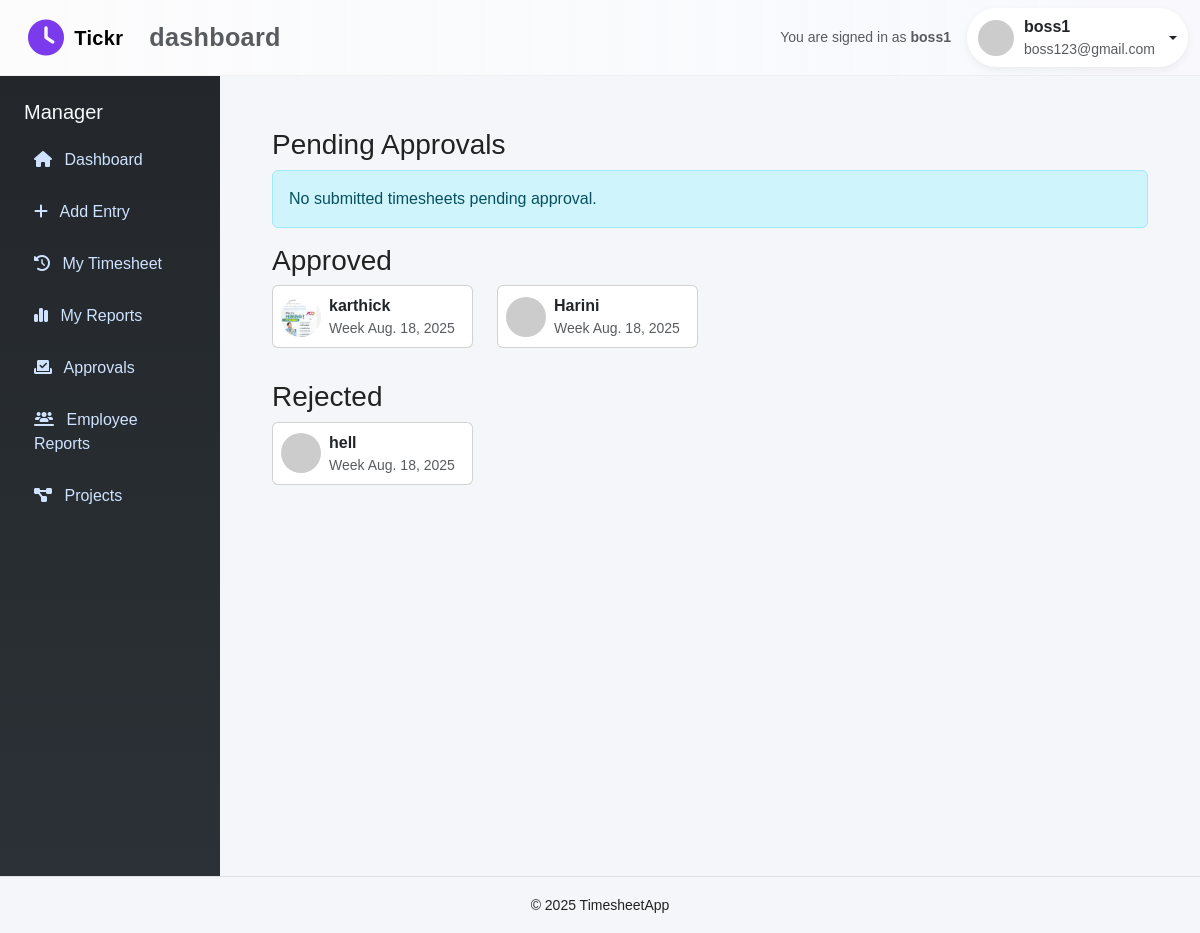
/manager/approvals/ (signed in), run on an earlier commit of the app's database.
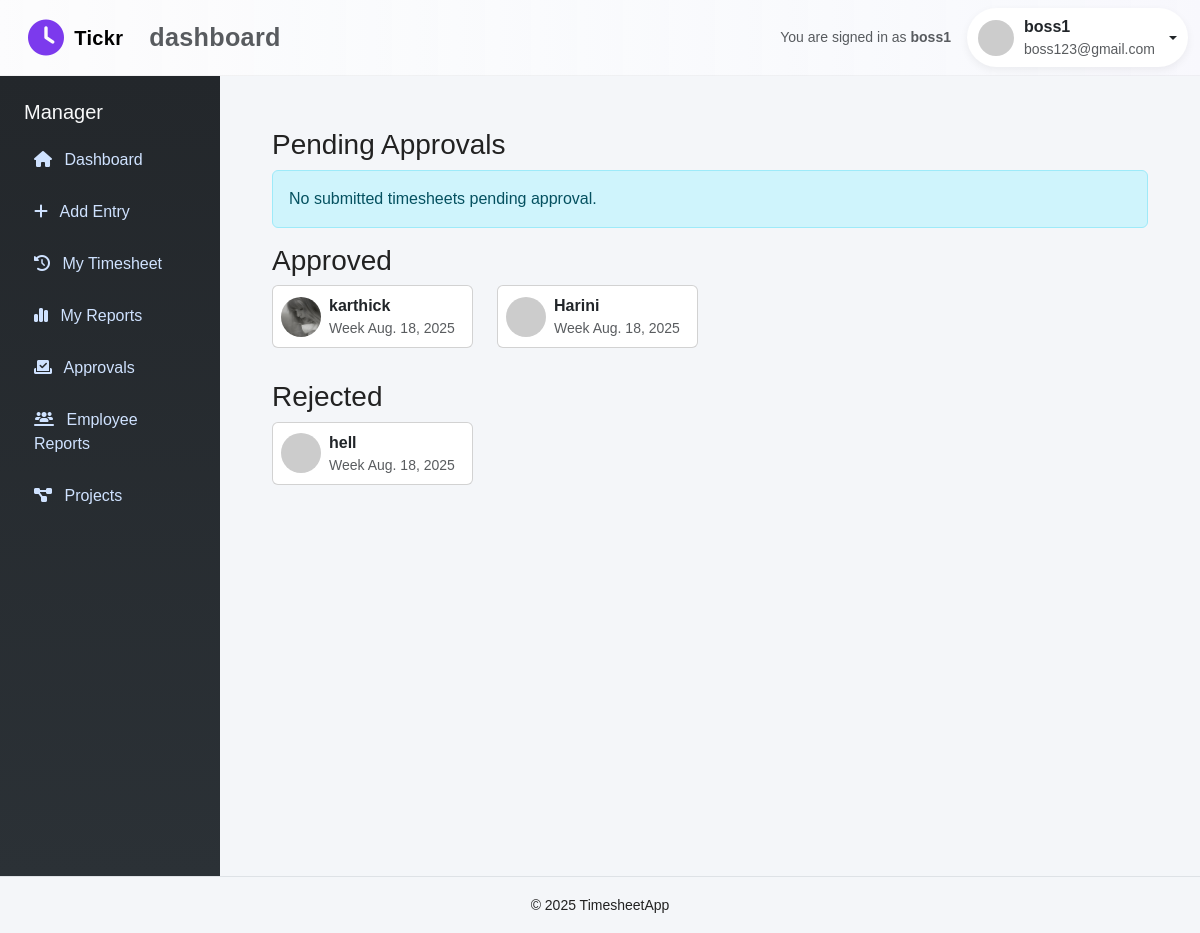
And on a later commit of the database.
### timesheet_app/models.py (models this page shows, shortened)
class WeekSummary(models.Model):
    user = models.ForeignKey(settings.AUTH_USER_MODEL, on_delete=models.CASCADE)
    week_start = models.DateField(help_text="Monday date of the week")
    status = models.CharField(max_length=12, choices=STATUS_CHOICES, default=STATUS_DRAFT)
    approver = models.ForeignKey(
        settings.AUTH_USER_MODEL,
        on_delete=models.SET_NULL,
        related_name="approved_weeks",
        null=True,
        blank=True
    )
    submitted_at = models.DateTimeField(null=True, blank=True)
    approved_at = models.DateTimeField(null=True, blank=True)
    audit_note = models.TextField(blank=True)
    manager_comment = models.TextField(blank=True, null=True)
    class Meta:
        unique_together = ("user", "week_start")

class Profile(models.Model):
    user = models.OneToOneField(settings.AUTH_USER_MODEL, on_delete=models.CASCADE, related_name='profile')
    avatar = models.ImageField(upload_to=avatar_upload_to, null=True, blank=True)

class CustomUser(AbstractUser):
    role = models.CharField(max_length=10, choices=ROLE_CHOICES)

### timesheet_app/views.py (the view)
# urls.py: path("manager/approvals/", approvals_list, name="approvals_list"),
@role_required("manager")
@login_required
def approvals_list(request):
    pending = WeekSummary.objects.select_related('user').filter(status=STATUS_SUBMITTED).order_by('week_start')
    approved = WeekSummary.objects.select_related('user').filter(status=STATUS_APPROVED).order_by('-approved_at')[:50]
    rejected = WeekSummary.objects.select_related('user').filter(status=STATUS_REJECTED).order_by('-approved_at')[:50]
    return render(request, 'dashboard/approvals_list.html', {'pending': pending, 'approved': approved, 'rejected': rejected})

### timesheet_app/templates/dashboard/approvals_list.html
{% extends 'base.html' %}
{% block sidebar %}
  {% include 'dashboard/manager_sidebar.html' %}
{% endblock %}
{% block content %}
<div class="container my-4">
  <h3>Pending Approvals</h3>
  {% if pending %}
    <div class="list-group mb-4">
      {% for w in pending %}
        <div class="list-group-item d-flex justify-content-between align-items-center">
          <div>
            <div style="font-weight:600">{{ w.user.get_full_name|default:w.user.username }}</div>
            <div class="small text-muted">Week of {{ w.week_start|date:'M d, Y' }}</div>
          </div>
          <div>
            <a href="{% url 'week_detail' w.id %}" class="btn btn-sm btn-primary">Review</a>
          </div>
        </div>
      {% endfor %}
    </div>
  {% else %}
    <div class="alert alert-info">No submitted timesheets pending approval.</div>
  {% endif %}
  <h3>Approved</h3>
  <div class="row mb-4">
    {% for w in approved %}
      <div class="col-md-3">
        <div class="card p-2 mb-2">
          <div class="d-flex align-items-center gap-2">
            {% if w.user.profile and w.user.profile.avatar %}
              <img src="{{ w.user.profile.avatar.url }}" style="width:40px;height:40px;border-radius:50%;object-fit:cover">
            {% else %}
              <img src="https://ui-avatars.com/api/?name={{ w.user.username }}&background=7c3aed&color=fff" style="width:40px;height:40px;border-radius:50%">
            {% endif %}
            <div>
              <div style="font-weight:600">{{ w.user.get_full_name|default:w.user.username }}</div>
              <div class="small text-muted">Week {{ w.week_start }}</div>
            </div>
          </div>
        </div>
      </div>
    {% empty %}
      <div class="text-muted">No approved weeks yet.</div>
    {% endfor %}
  </div>
  <h3>Rejected</h3>
  <div class="row mb-4">
    {% for w in rejected %}
      <div class="col-md-3">
        <div class="card p-2 mb-2">
          <div class="d-flex align-items-center gap-2">
            {% if w.user.profile and w.user.profile.avatar %}
              <img src="{{ w.user.profile.avatar.url }}" style="width:40px;height:40px;border-radius:50%;object-fit:cover">
            {% else %}
              <img src="https://ui-avatars.com/api/?name={{ w.user.username }}&background=7c3aed&color=fff" style="width:40px;height:40px;border-radius:50%">
            {% endif %}
            <div>
              <div style="font-weight:600">{{ w.user.get_full_name|default:w.user.username }}</div>
              <div class="small text-muted">Week {{ w.week_start }}</div>
            </div>
          </div>
        </div>
      </div>
    {% empty %}
      <div class="text-muted">No rejected weeks.</div>
    {% endfor %}
  </div>
</div>
{% endblock %}

What changed in the data, as far as the page shows it:
changed through a linked row, WeekSummary "karthick": user.profile.avatar: a different picture
